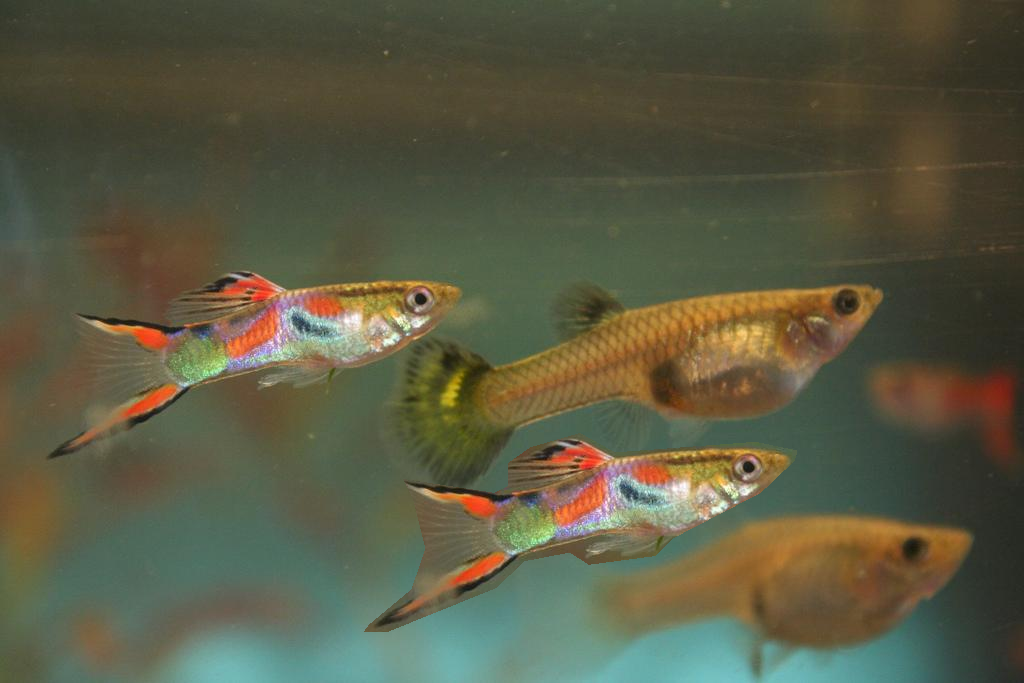
#> input picture 123.bmp, 1024 x 683 px
$ python getting_and_setting.py --image 123.bmp
#> lines starting #> are read from the running program, lines starting #| are printed output that depends on the picture; after the words box and inside, x2 and y2 are one past the last pixel; in counts of white or black regions, pixels touching at a corner belong together
from __future__ import print_function
import argparse
import cv2

ap = argparse.ArgumentParser()
ap.add_argument("-i","--image", required = True, help = "Path to the image")
args = vars(ap.parse_args())

image = cv2.imread(args["image"])
#> image is the input picture: shape (683, 1024, 3); mean B, G, R 67.2, 89.9, 90.2
cv2.imshow("Original", image)

(b,g,r) = image[0,0]
#> b = 45; g = 59; r = 53
print("Pixel at (0,0) - Red: {}, Green: {}, Blue: {}".format(r,g,b))
#| Pixel at (0,0) - Red: 53, Green: 59, Blue: 45

image[0,0] = (0,0,255)
#> image: shape (683, 1024, 3); under 0.01% of pixels changed, all inside (x1, y1, x2, y2) = (0, 0, 1, 1)
(b,g,r) = image[0,0]
#> b = 0; g = 0; r = 255
print("Pixel at (0,0) - Red: {}, Green:{}, Blue:{}".format(r,g,b))
#| Pixel at (0,0) - Red: 255, Green:0, Blue:0

corner = image[0:100, 0:100]
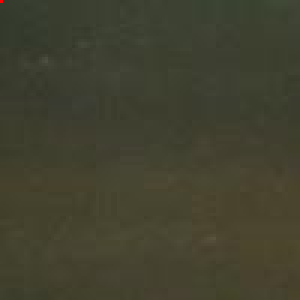
#> corner: shape (100, 100, 3) (shown 3 times larger); mean B, G, R 47.3, 65, 65.4
cv2.imshow("Corner",corner)

image[0:100,0:100] = (0,255,0)
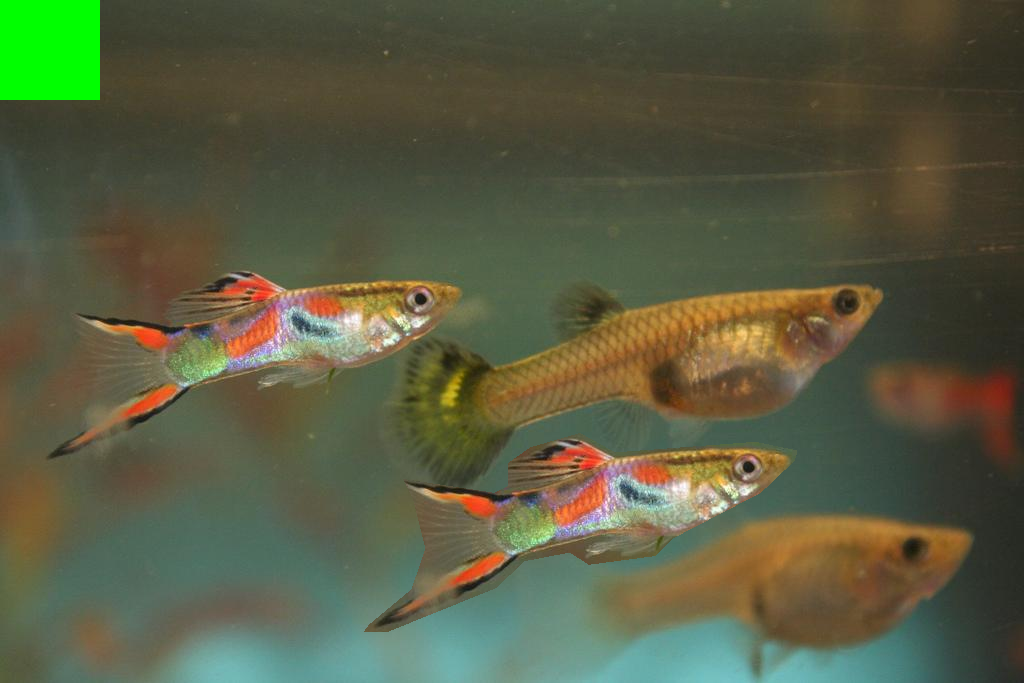
#> image: shape (683, 1024, 3); mean B, G, R 66.5, 92.7, 89.3
cv2.imshow("Updated", image)
cv2.waitKey(0)
